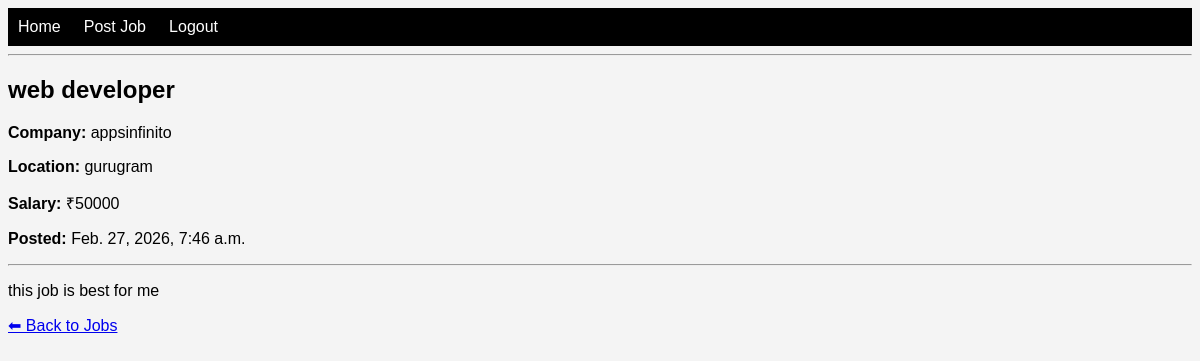
The page /job/1/ (signed in) on the database its author committed.
### jobs/models.py (models this page shows, shortened)
class Job(models.Model):
    owner = models.ForeignKey(User, on_delete=models.CASCADE)
    title = models.CharField(max_length=200)
    company = models.CharField(max_length=200)
    location = models.CharField(max_length=100)
    salary = models.IntegerField()
    description = models.TextField()
    posted_at = models.DateTimeField(auto_now_add=True)

### jobs/views.py (the view)
# urls.py: path('job/<int:id>/', views.job_detail, name='job_detail'),
@login_required
def job_detail(request, id):
    job = get_object_or_404(Job, id=id)
    return render(request, 'jobs/job_detail.html', {'job': job})

### jobs/templates/jobs/job_detail.html
{% extends 'jobs/base.html' %}
{% block content %}
    <h2>{{ job.title }}</h2>
    <p><strong>Company:</strong> {{ job.company }}</p>
    <p><strong>Location:</strong> {{ job.location }}</p>
    <p><strong>Salary:</strong> ₹{{ job.salary }}</p>
    <p><strong>Posted:</strong> {{ job.posted_at }}</p>
    <hr>
    <p>{{ job.description }}</p>
    <a href="/">⬅ Back to Jobs</a>
{% endblock %}

### jobs/static/jobs/style.css (style rules this page uses)
body { font-family: Arial; background-color: #f4f4f4; }

### rows shown on the page
Job: title "web developer", company "appsinfinito", location "gurugram", salary "50000", posted_at "Feb. 27, 2026, 7:46 a.m.", description "this job is best for me"
